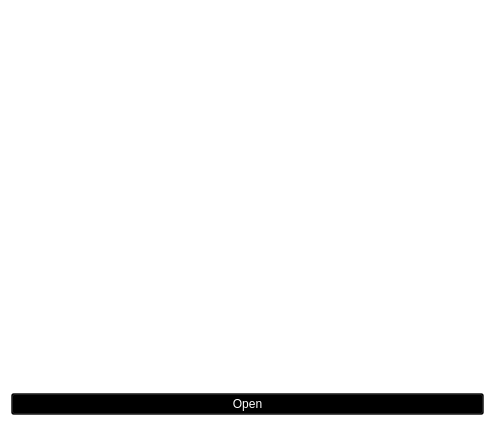
<?xml version="1.0" encoding="UTF-8"?>
<ui version="4.0">
 <class>CFolderChooseWindow</class>
 <widget class="QWidget" name="CFolderChooseWindow">
  <property name="geometry">
   <rect>
    <x>0</x>
    <y>0</y>
    <width>495</width>
    <height>426</height>
   </rect>
  </property>
  <property name="windowTitle">
   <string>CFolderChooseWindow</string>
  </property>
  <property name="styleSheet">
   <string notr="true">background-color: rgba(255, 255, 255, 0);</string>
  </property>
  <layout class="QGridLayout" name="gridLayout">
   <item row="1" column="0">
    <widget class="QTreeView" name="treeView_FolderChoose">
     <property name="styleSheet">
      <string notr="true">color: rgb(255, 255, 255);
background-color: rgba(255, 255, 255, 0);</string>
     </property>
     <attribute name="headerVisible">
      <bool>false</bool>
     </attribute>
    </widget>
   </item>
   <item row="2" column="0">
    <widget class="QPushButton" name="pBtn_Open">
     <property name="styleSheet">
      <string notr="true">color: rgb(255, 255, 255);
background-color: rgba(0, 0, 0, 100);
</string>
     </property>
     <property name="text">
      <string>Open</string>
     </property>
    </widget>
   </item>
   <item row="0" column="0">
    <widget class="QLabel" name="label_Description">
     <property name="styleSheet">
      <string notr="true">color: rgb(255, 255, 255);
background-color: rgba(255, 255, 255, 0);</string>
     </property>
     <property name="frameShape">
      <enum>QFrame::NoFrame</enum>
     </property>
     <property name="frameShadow">
      <enum>QFrame::Raised</enum>
     </property>
     <property name="text">
      <string>Choose SolarData Folder</string>
     </property>
    </widget>
   </item>
  </layout>
 </widget>
 <layoutdefault spacing="6" margin="11"/>
 <resources/>
 <connections/>
</ui>
